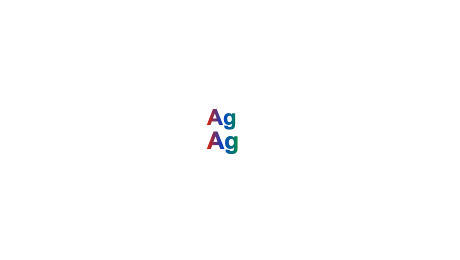
#> input picture harness/pr389-atlas/results/refs/chr_corpus__text-probes__gradient-size-threshold_z025.png, 460 x 260 px, given in place of 15.png, which was not available
$ python v28.py ../../../../pr389-atlas/results/refs/chr_corpus__text-probes__gradient-size-threshold_z025.png 1.0 1.0 1.0
#> lines starting #> are read from the running program, lines starting #| are printed output that depends on the picture; pictures that were not available may be replaced by others from this repository, and a replacement may not be noted
### harness/zoom-ladder/triage-records/triage/clip-edges-v/disc.py
import numpy as np
def disc_cov(W,H,cx,cy,r,n=512):
    # exact-ish area of disc in each pixel: integrate column chord over n x-samples per pixel
#> called with W = 460, H = 260, cx = 197.3, cy = 97.33, r = 0.33, n = 512
    cov=np.zeros((H,W))
    x0=int(np.floor(cx-r))-1; x1=int(np.ceil(cx+r))+1
    for px in range(max(0,x0),min(W,x1)):
        xs=px+(np.arange(n)+0.5)/n
        h2=r*r-(xs-cx)**2
        m=h2>0
        if not m.any(): continue
        h=np.sqrt(np.where(m,h2,0))
        top=cy-h; bot=cy+h
        y0=int(np.floor(cy-r))-1; y1=int(np.ceil(cy+r))+1
        for py in range(max(0,y0),min(H,y1)):
            seg=np.clip(np.minimum(py+1,bot)-np.maximum(py,top),0,None)*m
            cov[py,px]=seg.mean()
    return cov

### harness/zoom-ladder/triage-records/triage/clip-edges-v/cmp.py
import sys, numpy as np
from PIL import Image
Z=[1,1.25,1.5,1.75,2,3,4,3,2,1.75,1.5,1.25,1,0.75,0.5,0.33,0.25,0.33,0.5,0.75,1]
TAG={1:'z1',1.25:'z125',1.5:'z15',1.75:'z175',2:'z2',3:'z3',4:'z4',0.75:'z075',0.5:'z05',0.33:'z033',0.25:'z025'}
R='/Users/matt/src/femtovg-wt/runs/zoom/'
def load(p):
    try: return np.asarray(Image.open(p).convert('RGBA')).astype(np.int32)
    except FileNotFoundError: return None
def fem(key,z):
    return load(R+f'png/zl_zm_svg/{key}/{Z.index(z):02d}.png')
def ref(b,key,z):
    return load(R+f'fresh/refs/{b}_{key}_{TAG[z]}.png')
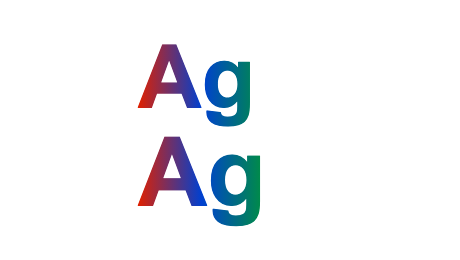
#> input picture harness/pr389-atlas/results/refs/chr_corpus__text-probes__gradient-size-threshold_z1.png, 460 x 260 px, given in place of rpus__text-probes__gradient-size-threshold_z025.png_z033.png, which was not available
def beyond(a,b,t=8):
    if a is None or b is None: return None
    return int((np.abs(a[...,:3]-b[...,:3]).max(-1)>t).sum())
# [5 lines that do not run on import are left out]

### harness/zoom-ladder/triage-records/triage/clip-edges-v/v28.py
import sys, numpy as np
sys.path.insert(0,'.')
from cmp import *
from disc import disc_cov
key=sys.argv[1]; X=float(sys.argv[2]); Y=float(sys.argv[3]); RR=float(sys.argv[4])
for z in [0.33,0.5,0.75,1,1.25,1.5,1.75,2,3,4]:
    cx=230+z*(X-100); cy=130+z*(Y-100); r=RR*z
    a=disc_cov(460,260,cx,cy,r)
    exR=np.round(255*(1-a)).astype(int)
    out=[]
    imgs={'fem':fem(key,z)}
    for b in ('chr','ff','wk'): imgs[b]=ref(b,key,z)
    for n,im in imgs.items():
        if im is None: out.append(f'{n}:-'); continue
        d=np.abs(im[...,0]-exR)
        out.append(f'{n}:{int((d>8).sum())}({d.max()})')
#> this loop made 4 passes
#> n on passes 1 to 3: 'fem', 'chr', 'ff'
#> pass 1, `d=np.abs(im[...,0]-exR)`:
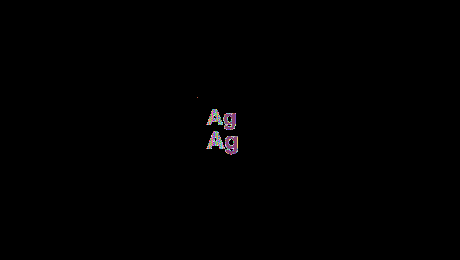
#> d: shape (260, 460) int64; 160 distinct labels, from 0 to 255; one colour per label, 0 black
#> pass 2, `d=np.abs(im[...,0]-exR)`:
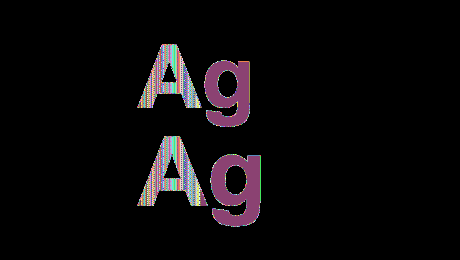
#> d: shape (260, 460) int64; 234 distinct labels, from 0 to 255; one colour per label, 0 black
#> after the loop, out = ['fem:696(255)', 'chr:9030(255)', 'ff:9030(255)', 'wk:-']
    print(z,' '.join(out))
#| 0.33 fem:696(255) chr:9030(255) ff:9030(255) wk:-
